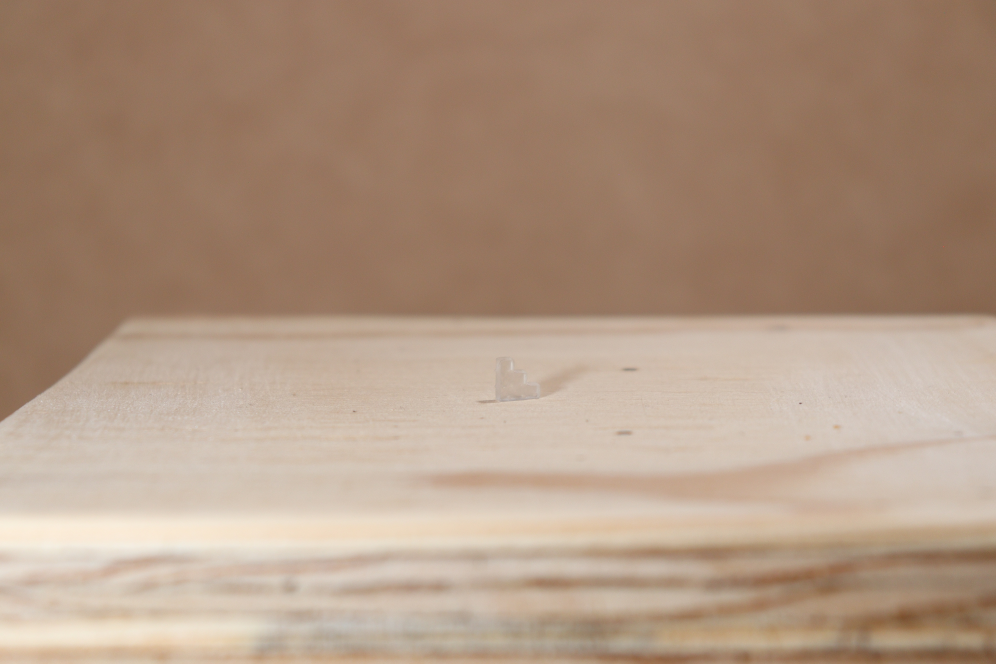
#> input picture IMG_3772.JPG, 3984 x 2656 px (shown at 1/4 size); its folder holds only this picture in this run
$ python -i Contorno_lateral.py   (imports and definitions only)
#> lines starting #> are read from the running program, lines starting #| are printed output that depends on the picture; after the words box and inside, x2 and y2 are one past the last pixel; in counts of white or black regions, pixels touching at a corner belong together
#> further down, picture is the input picture: shape (2656, 3984, 3); mean B, G, R 129.9, 150.1, 175.7
from mpl_toolkits.mplot3d import axes3d
import numpy as np
import cv2 as cv
import IM
from matplotlib import pyplot as plt

def Contornos(img):

    plt.imshow (img)
    plt.title("Imagen a Analizar")
    plt.show()

    fig, ax = plt.subplots()
    plt.hist(img.ravel(),256,[0,256]);
    plt.title("Histograma de la imagen")
    ax.set_xlabel("N° Pixel")
    ax.set_ylabel("Pixel Value")
    plt.show ()
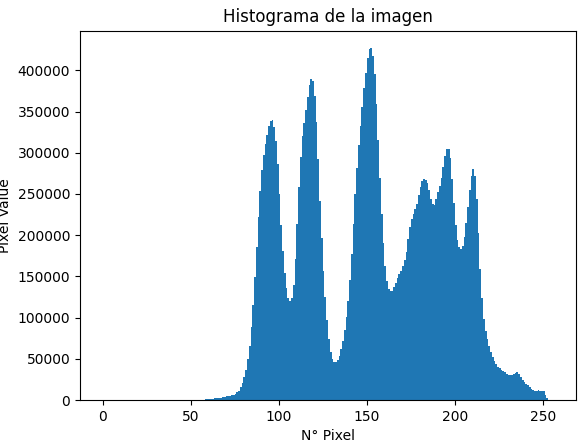
#> figure drawn by matplotlib, 1 panel; tallest bar 426767 high, from x = 152 to 153

    assert img is not None, "file could not be read, check with os.path.exists()"
    gray = cv.cvtColor(img,cv.COLOR_BGR2GRAY)
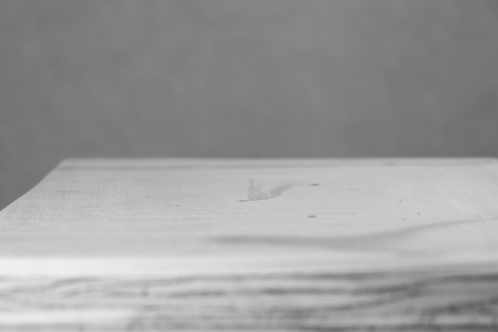
#> gray: shape (2656, 3984) (shown at 1/8 size); min 77, max 243, mean 155.4
    #ret, thresh = cv.threshold(gray,60,255,cv.THRESH_BINARY_INV) #0,255,cv.THRESH_BINARY_INV+cv.THRESH_OTSU)
    #ret, thresh = cv.threshold(gray,100,255,cv.THRESH_TOZERO) #0,255,cv.THRESH_BINARY_INV+cv.THRESH_OTSU)
    ret, thresh = cv.threshold(gray,3,255,cv.THRESH_OTSU) #0,255,cv.THRESH_BINARY_INV+cv.THRESH_OTSU)
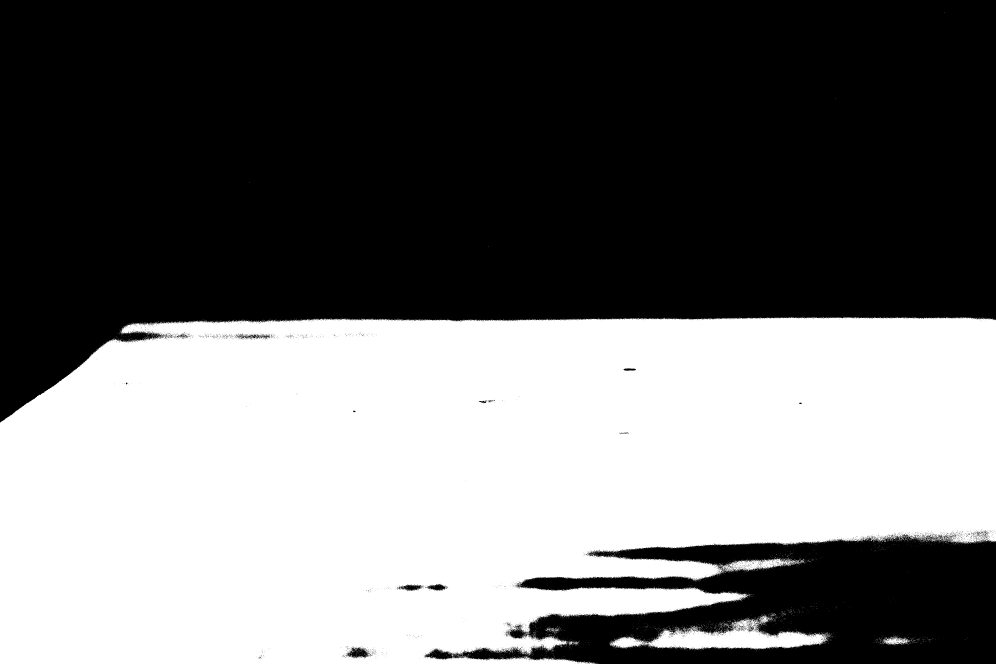
#> thresh: shape (2656, 3984) (shown at 1/4 size); 44% white; 3680 white regions (3655 under 20 px), largest, box (x1, y1, x2, y2) and area: (0, 1268, 3984, 2656) 4600662, (2440, 2473, 3320, 2600) 47482, (3534, 2546, 3632, 2580) 1594
#> ret = 159
    #ret, thresh = cv.threshold(gray,100,255,cv.THRESH_TRIANGLE) #0,255,cv.THRESH_BINARY_INV+cv.THRESH_OTSU)##

    plt.imshow(gray,cmap = "gray")
    plt.title("Imagen en escala de grises")
    plt.show()

    # noise removal
    kernel = np.ones((3,3),np.uint8)
    opening = cv.morphologyEx(thresh,cv.MORPH_OPEN,kernel, iterations = 3)
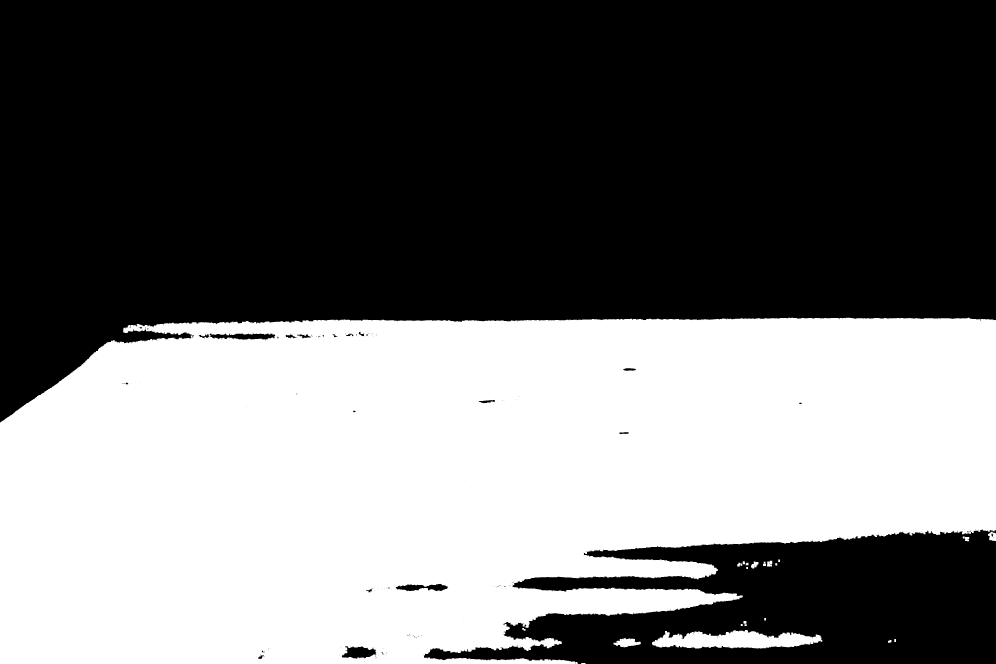
#> opening: shape (2656, 3984) (shown at 1/4 size); 43.3% white; 28 white regions, largest, box (x1, y1, x2, y2) and area: (0, 1271, 3984, 2656) 4542860, (2608, 2520, 3289, 2594) 33451, (2454, 2553, 2563, 2589) 2445

    plt.imshow(opening,cmap = "gray")
    plt.title("Reducción de Ruido con tratamiento Morfologico")
    plt.show()

    # sure background area
    sure_bg = cv.dilate(opening,kernel,iterations=3)
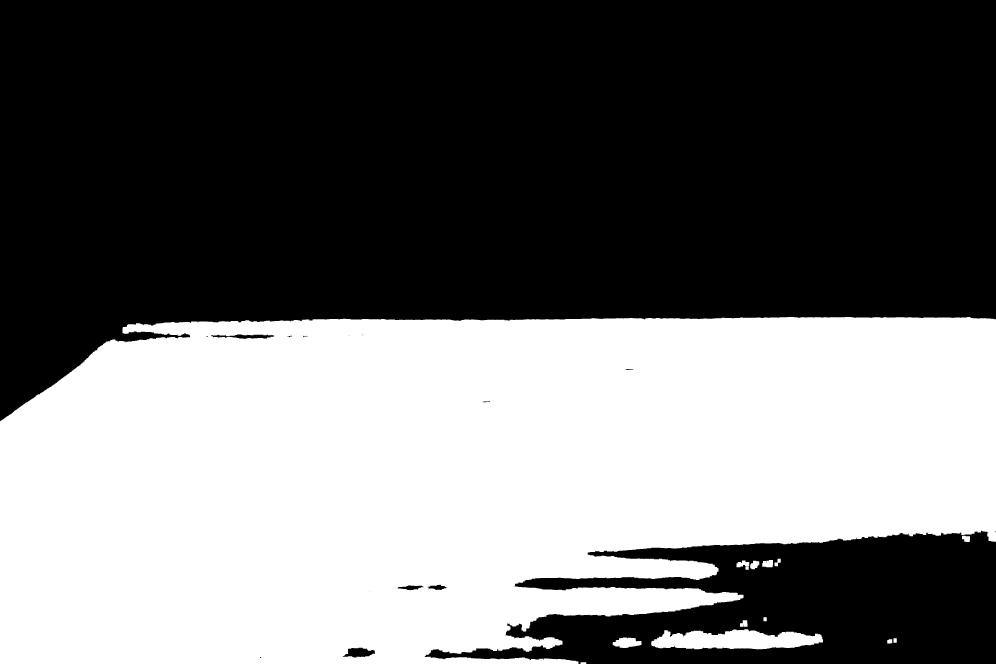
#> sure_bg: shape (2656, 3984) (shown at 1/4 size); 43.9% white; 14 white regions

    # [5 lines of commented-out code are left out]
    contornos, jerarquia = cv.findContours(sure_bg,cv.RETR_CCOMP,cv.CHAIN_APPROX_SIMPLE)
#> contornos = 29 contours, 6 with area under 20; largest, box (x1, y1, x2, y2) and area: (0, 1268, 3984, 2656) 4594932, (2605, 2517, 3292, 2597) 38610, (1370, 2589, 1501, 2631) 3456, (2451, 2550, 2566, 2592) 3276, (844, 1337, 1096, 1356) 2788; jerarquia = 29 rows, first 6: [1, -1, -1, -1], [2, 0, -1, -1], [3, 1, -1, -1], [4, 2, -1, -1], [5, 3, -1, -1], [6, 4, -1, -1]
    #cv.drawContours(img,contornos,-1,(255,255,255),2)
    mask = np.zeros(img.shape, dtype=np.uint8)

    for contour in contornos:
        area = cv.contourArea(contour)
        area_min = 100000  # Área mínima del objeto deseado
        if area_min <= area:
            cv.drawContours(mask, [contour], 0, (255,255,255), -1)
#> this loop made 29 passes
#> area on passes 2, 4, 5, 6, 9, 10, 11, 12: 278, 3276, 38609.5, 562.5, 830, 850, 1001.5, 361.5
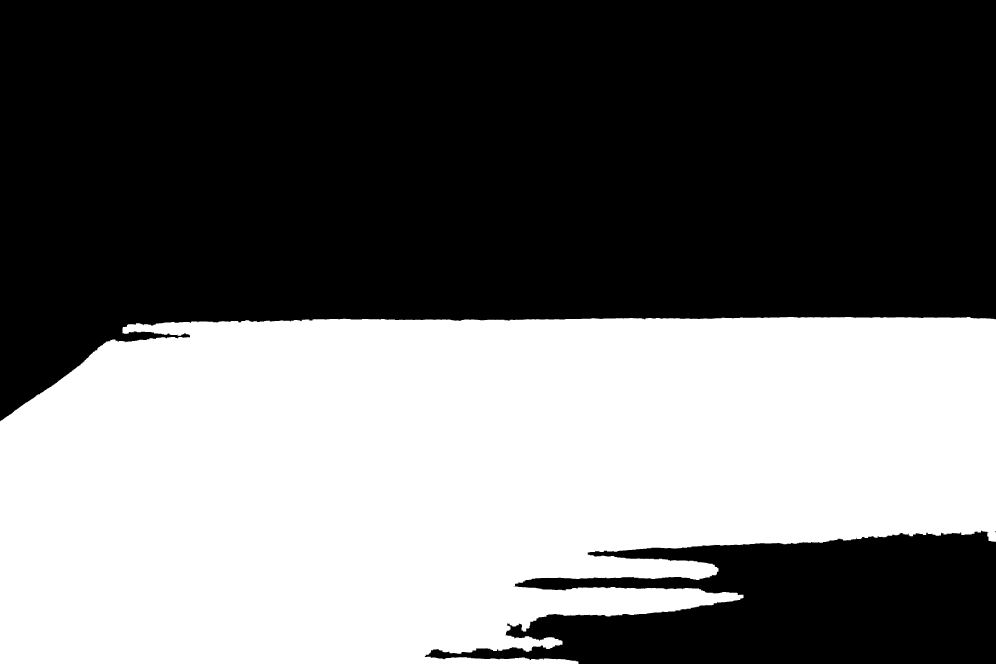
#> mask: shape (2656, 3984, 3) (shown at 1/4 size); 43.5% white; 1 white region, box (x1, y1, x2, y2) and area: (0, 1268, 3984, 2656) 4602997

    result = cv.bitwise_and(img, mask)
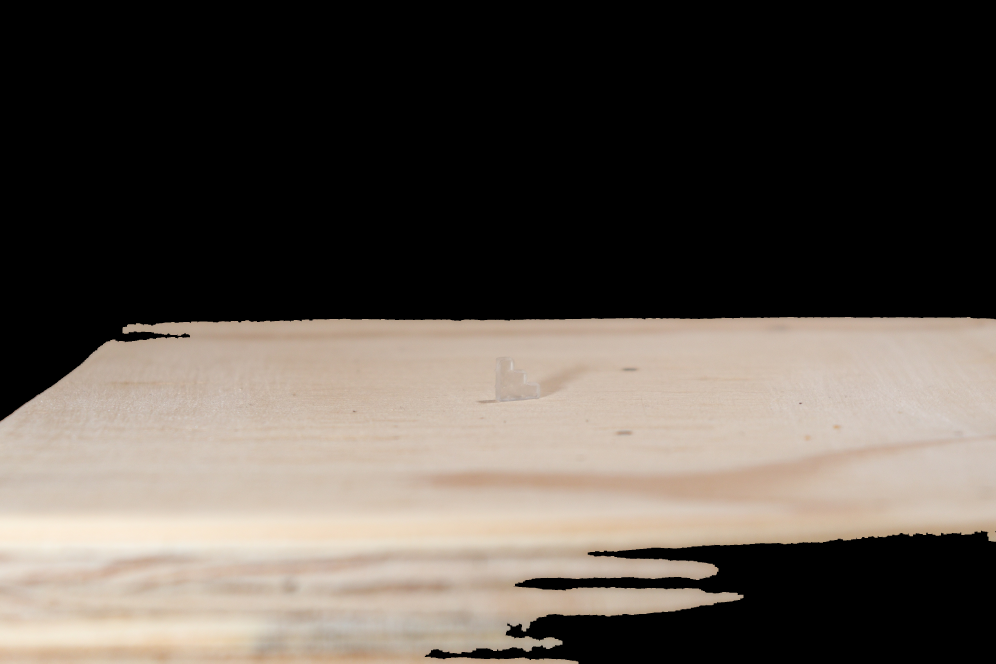
#> result: shape (2656, 3984, 3) (shown at 1/4 size); mean B, G, R 75.5, 82.7, 90.3

    plt.imshow(mask)
    plt.title("Máscara del objeto")
    plt.show()

    plt.imshow(result)
    plt.title("Objeto Aislado")
    plt.show()
    return result

>>> import cv2
>>> picture = cv2.imread('IMG_3772.JPG')
>>> result = Contornos(picture)

$ run again, on IMG_3822.JPG
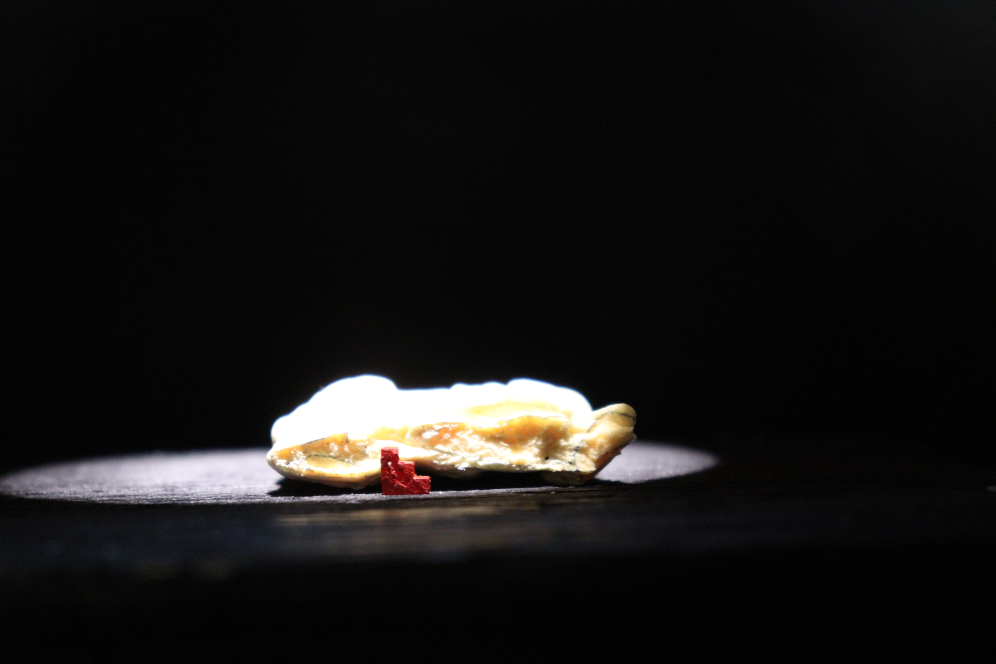
#> input picture IMG_3822.JPG, 3984 x 2656 px (shown at 1/4 size)
#> picture is the input picture: shape (2656, 3984, 3); mean B, G, R 19.8, 20.7, 21.8
#> in Contornos, `ret, thresh = cv.threshold(gray,3,255,cv.THRESH_OTSU)`:
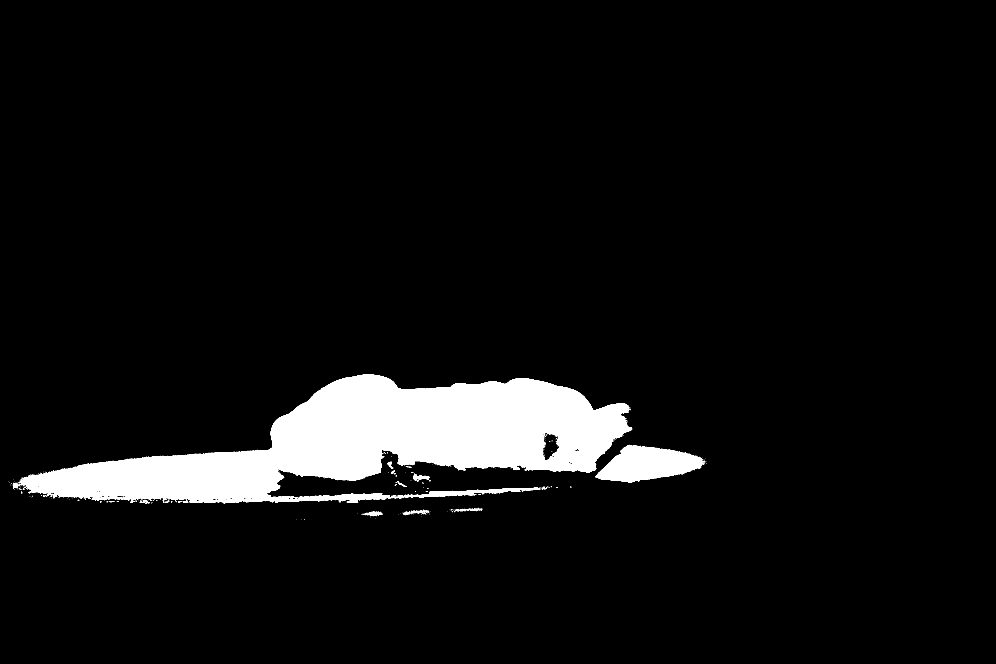
#> thresh: shape (2656, 3984) (shown at 1/4 size); 6.2% white; 485 white regions (446 under 20 px), largest, box (x1, y1, x2, y2) and area: (82, 1497, 2529, 2014) 602443, (2381, 1781, 2816, 1932) 40739, (1615, 1951, 2158, 1991) 6834
#> ret = 109
#> opening: shape (2656, 3984); 6% white; 30 white regions, largest, box (x1, y1, x2, y2) and area: (96, 1498, 2528, 2011) 584446, (2384, 1782, 2804, 1929) 39778, (1202, 1974, 1542, 2004) 6517
#> sure_bg: shape (2656, 3984); 6.4% white; 11 white regions
#> contornos = 22 contours, 4 with area under 20; largest, box (x1, y1, x2, y2) and area: (93, 1495, 2531, 2015) 615848, (2381, 1779, 2807, 1932) 42822, (1176, 1971, 1545, 2015) 9274, (1663, 1950, 2091, 1993) 7897, (2172, 1723, 2241, 1839) 4972; jerarquia = 22 rows, first 6: [1, -1, -1, -1], [2, 0, -1, -1], [3, 1, -1, -1], [4, 2, -1, -1], [5, 3, -1, -1], [6, 4, -1, -1]
#> the loop in Contornos, `for contour in contornos:` made 22 passes
#> area on passes 1, 3, 4, 5, 6, 7, 8, 9: 429.5, 280, 181.5, 9274, 7897, 246.5, 1306, 327
#> in Contornos, `result = cv.bitwise_and(img, mask)`:
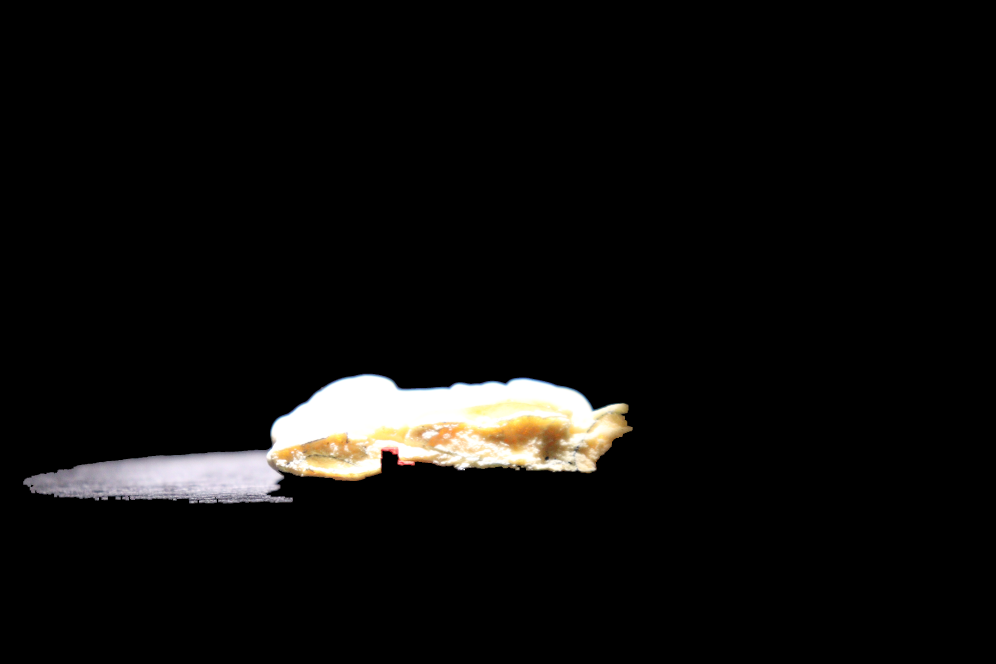
#> result: shape (2656, 3984, 3) (shown at 1/4 size); mean B, G, R 11.3, 12.3, 12.9

$ run again, on IMG_3831.JPG
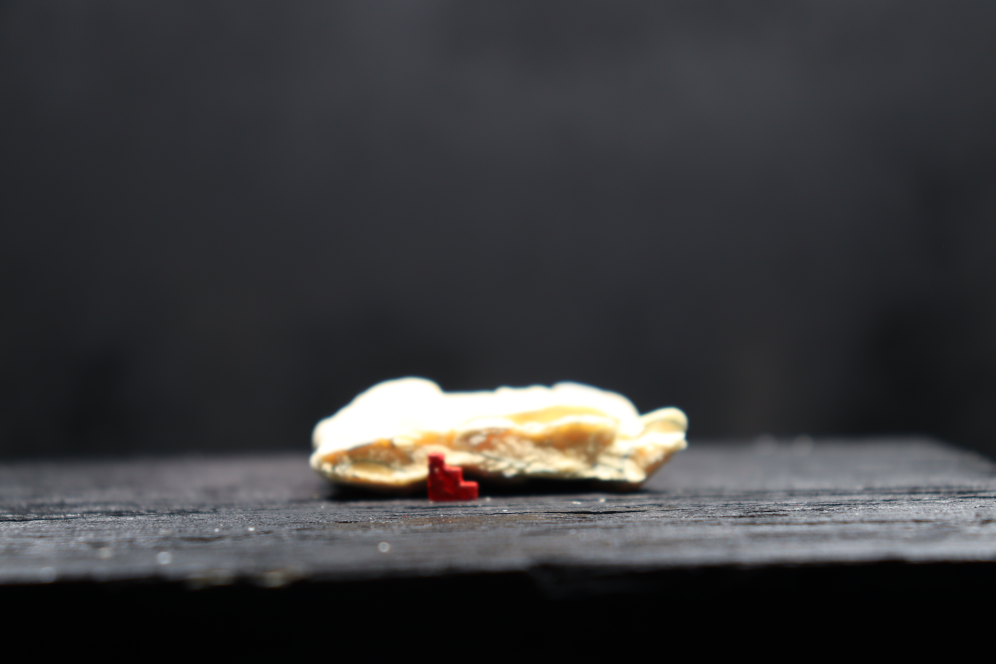
#> input picture IMG_3831.JPG, 3984 x 2656 px (shown at 1/4 size)
#> picture is the input picture: shape (2656, 3984, 3); mean B, G, R 59.4, 57.4, 57.5
#> in Contornos, `ret, thresh = cv.threshold(gray,3,255,cv.THRESH_OTSU)`:
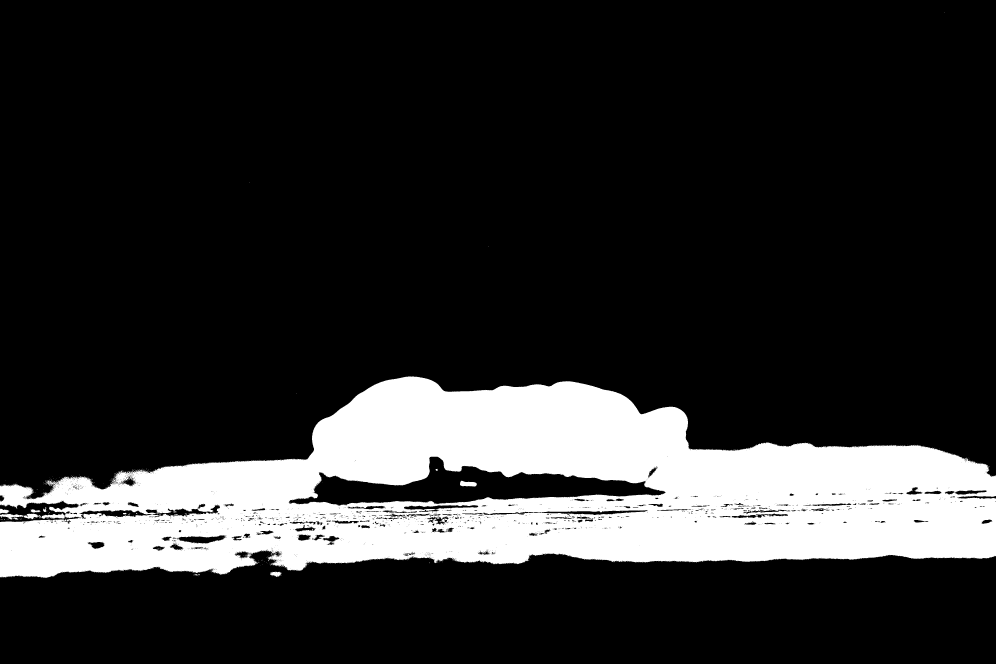
#> thresh: shape (2656, 3984) (shown at 1/4 size); 17.3% white; 613 white regions (596 under 20 px), largest, box (x1, y1, x2, y2) and area: (0, 1506, 3984, 2312) 1828525, (1840, 1923, 1907, 1946) 1133, (0, 2055, 95, 2079) 1068
#> ret = 92
#> opening: shape (2656, 3984); 17% white; 33 white regions, largest, box (x1, y1, x2, y2) and area: (0, 1506, 3984, 2310) 1790406, (1841, 1924, 1906, 1945) 1093, (1652, 2037, 1743, 2060) 1093
#> sure_bg: shape (2656, 3984); 18% white; 8 white regions
#> contornos = 142 contours, 46 with area under 20; largest, box (x1, y1, x2, y2) and area: (0, 1503, 3984, 2313) 2034612, (1159, 1829, 2656, 2048) 119432, (694, 2144, 905, 2172) 2881, (331, 2043, 574, 2068) 2762, (663, 2037, 823, 2063) 1897; jerarquia = 142 rows, first 6: [1, -1, -1, -1], [2, 0, -1, -1], [3, 1, -1, -1], [4, 2, -1, -1], [6, 3, 5, -1], [-1, -1, -1, 4]
#> the loop in Contornos, `for contour in contornos:` made 142 passes
#> area on passes 1, 3, 4, 5, 7, 8, 9, 11: 792, 874, 318.5, 1884.5, 1561.5, 1436, 2034612.5, 89.5
#> in Contornos, `result = cv.bitwise_and(img, mask)`:
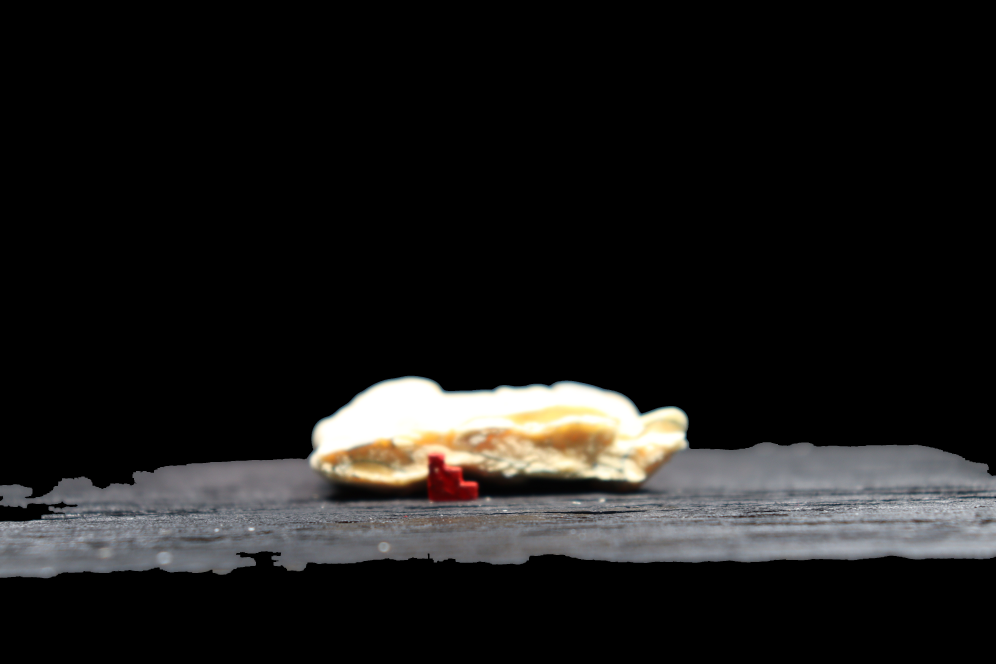
#> result: shape (2656, 3984, 3) (shown at 1/4 size); mean B, G, R 25.4, 26.2, 27
